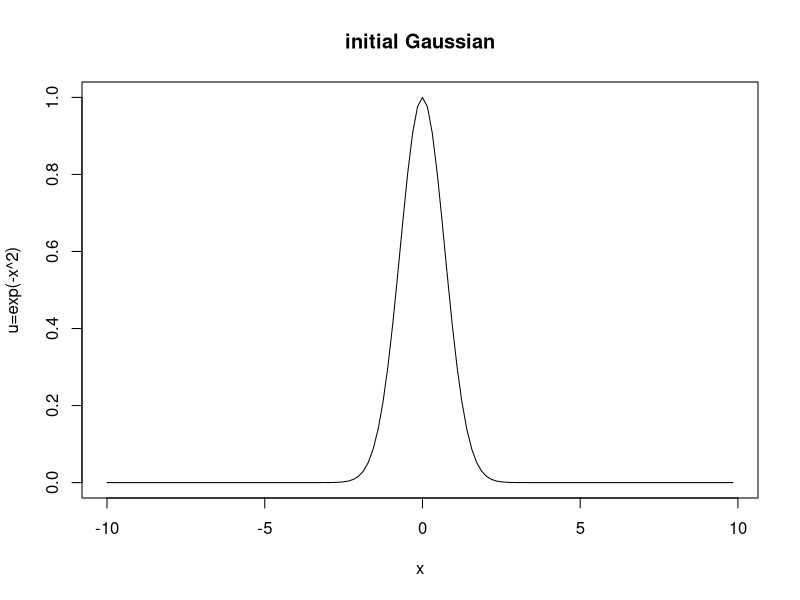
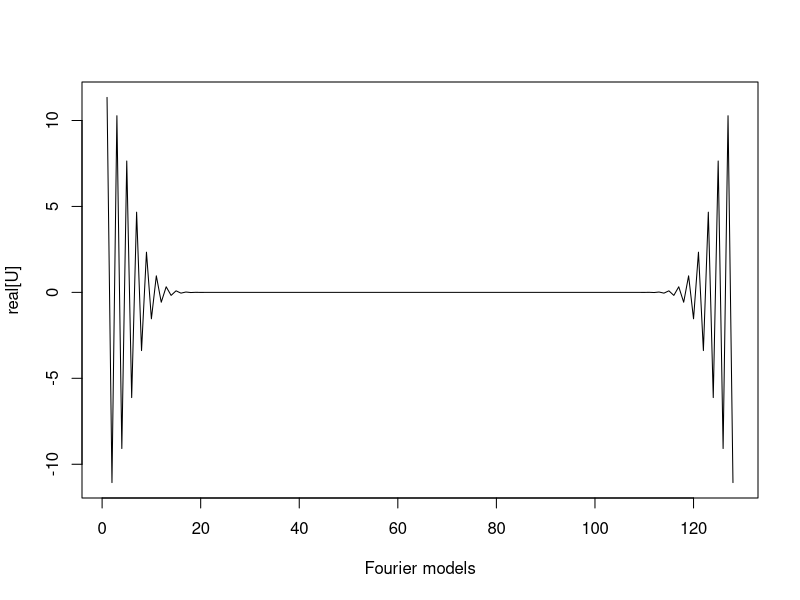
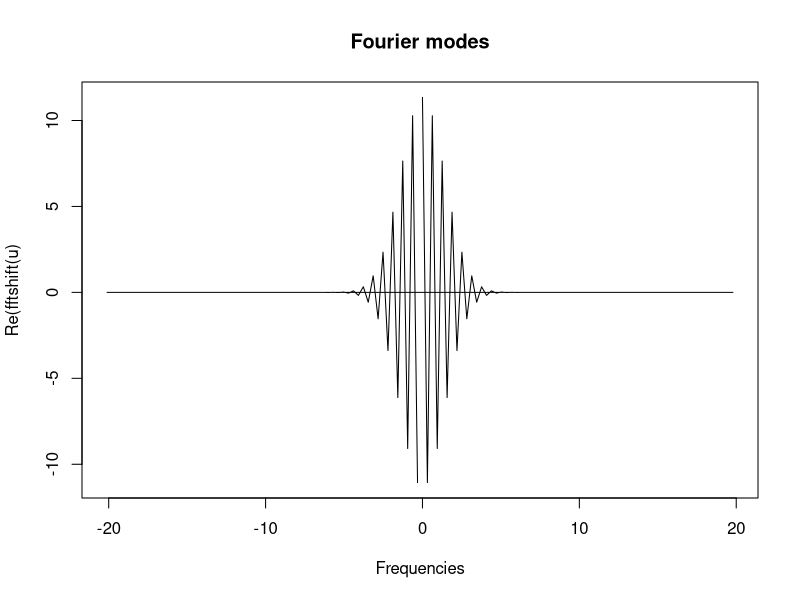
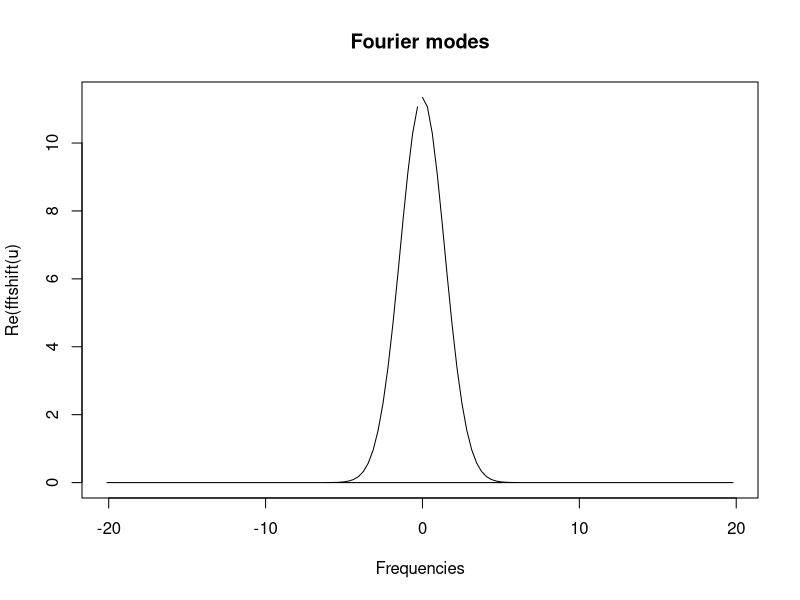

Generate these figures, in order, with R:
# Computational Methods of data analysis
# Source : page 253



########################### SOURCE ###################
# clear all; close all; % clear all variables and figures

# L=20; % define the computational domain [-L/2,L/2]
# n=128; % define the number of Fourier modes 2^n

# x2=linspace(-L/2,L/2,n+1); % define the domain discretization
# x=x2(1:n); % consider only the first n points: periodicity

# u=exp(-x.*x); % function to take a derivative of
# ut=fft(u); % FFT the function
# utshift=fftshift(ut); % shift FFT
# figure(1), plot(x,u) % plot initial gaussian
# figure(2), plot(abs(ut)) % plot unshifted transform
# figure(3), plot(abs(utshift)) % plot shifted transform
###########################

L <- 20 # define the computational domain [-L/2, L/2]
n <- 128 #define the number of Fourier modes 2^n

x2 <- seq(from=-L/2, to = L/2, length.out = n+1) # define the domain discretization
x <- x2[1:n] # consider only the first n points: periodicity

u <- exp(-x^2) # function to take a derivative of
ut <- fft(u) # FFT the function

plot(x,u,type='l',xlab='x',ylab='u=exp(-x^2)',main='initial Gaussian') #plot initial gaussian


plot(Re(ut),type='l',xlab='Fourier models',ylab='real[U]') # plotting the Fourier transformation
#but the x axis is the index numbers, not yet marked for frequency

#shiftng the values i.e. spliting the values half and moving them other side
k <- (2*pi/L)*c(0:(n/2-1),(-n/2):-1) # rescaled to 2*pi domain
plot(k,Re(ut), type="l", xlab="Frequencies", ylab="Re(fftshift(u)", main="Fourier modes" ) 

#plotting the absolute values
plot(k,abs(ut), type="l", xlab="Frequencies", ylab="Re(fftshift(u)", main="Fourier modes" )